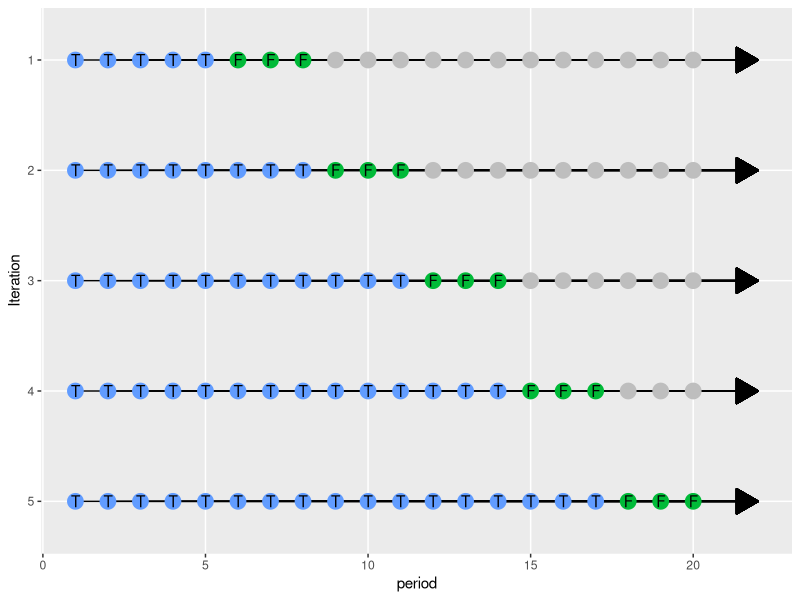

R code for this plot:
## ---- chunk 1
knitr::opts_chunk$set(
  echo = FALSE,
  message = FALSE,
  warning = FALSE
  )
library(ggplot2)
options(scipen = 999)
## ---- chunk 2
per <- 1:20
i1 <- c(rep("T",5), rep("F", 3), rep(" ", 12))
i2 <- c(rep("T",8), rep("F", 3), rep(" ", 9))
i3 <- c(rep("T",11), rep("F", 3), rep(" ", 6))
i4 <- c(rep("T",14), rep("F", 3), rep(" ", 3))
i5 <- c(rep("T",17), rep("F", 3))

df = tibble::tibble(iteration = sort(rep(1:5, length(per))),
                    period = rep(per, 5),
                    type = c(i1, i2, i3, i4, i5))

ggplot(df, aes(x = period, y = -iteration, label = type, color = type)) +
  geom_segment(aes(xend = 22, yend = -iteration), 
               color = "black", 
               arrow = grid::arrow(type = "closed")) +
  geom_point(size = 5) +
  geom_text(color = "black") +
  scale_color_manual(values = c("T" = "#619CFF", "F" = "#00BA38", " " = "grey")) +
  scale_y_continuous(labels = abs, name = "Iteration", limits = c(-5.25, -.75)) +
  theme(legend.position = "none",
        panel.grid.minor = element_blank())
